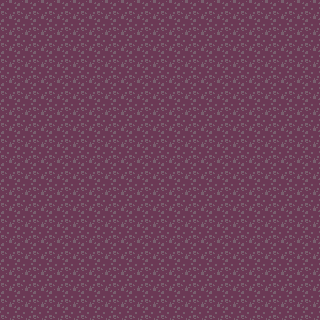

Rendered tile map (Tiled .tmx) drawn with the repository's tilesets; below, a short description and the full map source, tile grids included:
An orthogonal 20x20 tile map with 16x16 px tiles, 1 tile layer (Floor), 2 tilesets.

<map version="1.10" tiledversion="1.10.2" orientation="orthogonal" renderorder="right-down" width="20" height="20" tilewidth="16" tileheight="16" infinite="0" nextlayerid="10" nextobjectid="1">
 <tileset firstgid="1" source="../ts_dungeon.tsx" />
 <tileset firstgid="1665" source="../spr_torch.tsx" />
 <layer id="1" name="Floor" width="20" height="20">
  <data encoding="csv">
79,79,79,79,79,79,79,79,79,79,79,79,79,79,79,79,79,79,79,79,
79,79,79,79,79,79,79,79,79,79,79,79,79,79,79,79,79,79,79,79,
79,79,79,79,79,79,79,79,79,79,79,79,79,79,79,79,79,79,79,79,
79,79,79,79,79,79,79,79,79,79,79,79,79,79,79,79,79,79,79,79,
79,79,79,79,79,79,79,79,79,79,79,79,79,79,79,79,79,79,79,79,
79,79,79,79,79,79,79,79,79,79,79,79,79,79,79,79,79,79,79,79,
79,79,79,79,79,79,79,79,79,79,79,79,79,79,79,79,79,79,79,79,
79,79,79,79,79,79,79,79,79,79,79,79,79,79,79,79,79,79,79,79,
79,79,79,79,79,79,79,79,79,79,79,79,79,79,79,79,79,79,79,79,
79,79,79,79,79,79,79,79,79,79,79,79,79,79,79,79,79,79,79,79,
79,79,79,79,79,79,79,79,79,79,79,79,79,79,79,79,79,79,79,79,
79,79,79,79,79,79,79,79,79,79,79,79,79,79,79,79,79,79,79,79,
79,79,79,79,79,79,79,79,79,79,79,79,79,79,79,79,79,79,79,79,
79,79,79,79,79,79,79,79,79,79,79,79,79,79,79,79,79,79,79,79,
79,79,79,79,79,79,79,79,79,79,79,79,79,79,79,79,79,79,79,79,
79,79,79,79,79,79,79,79,79,79,79,79,79,79,79,79,79,79,79,79,
79,79,79,79,79,79,79,79,79,79,79,79,79,79,79,79,79,79,79,79,
79,79,79,79,79,79,79,79,79,79,79,79,79,79,79,79,79,79,79,79,
79,79,79,79,79,79,79,79,79,79,79,79,79,79,79,79,79,79,79,79,
79,79,79,79,79,79,79,79,79,79,79,79,79,79,79,79,79,79,79,79
</data>
 </layer>
</map>
